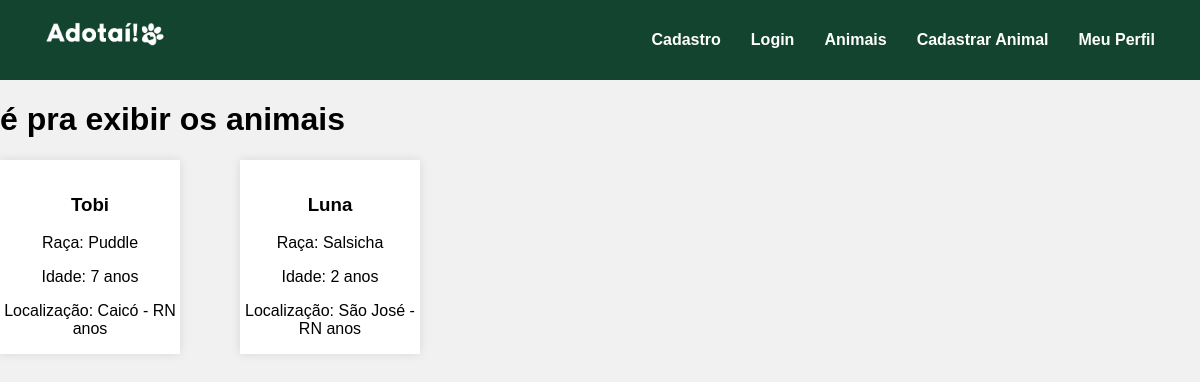
The page /animais/ on the database as committed earlier.
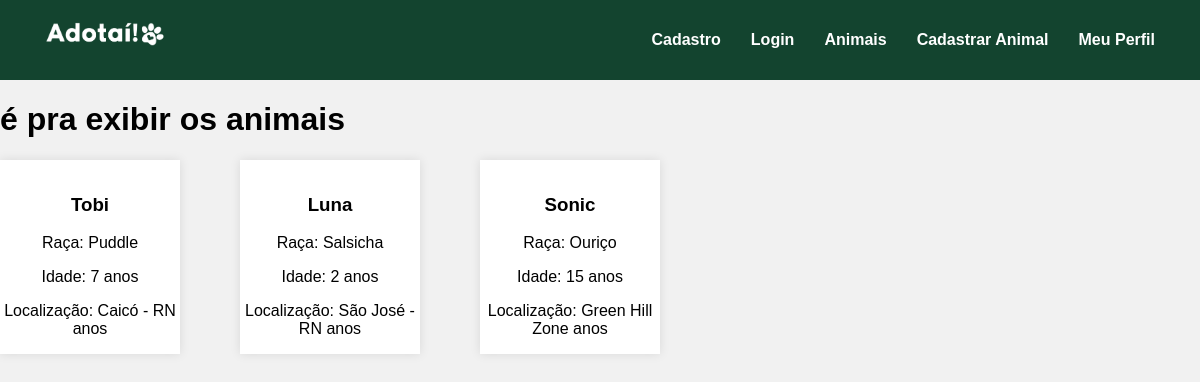
The same page on the database as committed later.
### models/animal.py (models this page shows, shortened)
class Animal(Base):
    __tablename__ = "animais"
    id: Mapped[int] = mapped_column(Integer, primary_key=True)
    nome: Mapped[str] = mapped_column(String(40), nullable=False)
    raca: Mapped[str] = mapped_column(String(40), nullable=False)
    idade: Mapped[int] = mapped_column(Integer, nullable=False)
    sexo: Mapped[str] = mapped_column(String(40), nullable=False)
    porte: Mapped[str] = mapped_column(String(40), nullable=False)
    vacinado: Mapped[bool] = mapped_column(Boolean, nullable=False)
    vacinas_tomadas: Mapped[str] = mapped_column(String(320), nullable=False)
    sobre: Mapped[str] = mapped_column(String(320), nullable=False)
    foto: Mapped[str] = mapped_column(String(700), nullable=False)
    localizacao: Mapped[str] = mapped_column(String(100), nullable=False)
    nome_protetor: Mapped[str] = mapped_column(String(320), nullable=False)
    telefone_contato: Mapped[str] = mapped_column(String(15), nullable=False)
    email_contato: Mapped[str] = mapped_column(String(100), unique=True, nullable=False)

### controllers/animais_controller.py (the view)
@animais_bp.route('/', methods=['GET'])
def animais():
    with Sessao_base() as sessao:
        animais = sessao.query(Animal).all()
        return render_template('animais.html', animais=animais)

### templates/animais.html (shortened to what this page needs)
{% extends 'base.html'%}
{% block extra_css %}<link rel="stylesheet" href="{{ url_for('static', filename='index.css') }}">{% endblock %}
{% block conteudo %}
<h1>é pra exibir os animais</h1>
    <div class="animais">
       {% for animal in animais %}
            <div class="animal-card">
                <div class="foto-animal">
                </div>
                <div class="info-animal">
                <h3>{{ animal.nome }}</h3>
                <p>Raça: {{ animal.raca }}</p>
                <p>Idade: {{ animal.idade }} anos</p>
                <p>Localização: {{ animal.localizacao }} anos</p>
                </div>
            </div>
        {% endfor %}
    </div>
{% endblock %}

Rows that differ between the two databases and show on the page:
added Animal: nome "Sonic", raca "Ouriço", idade "15", localizacao "Green Hill Zone"
